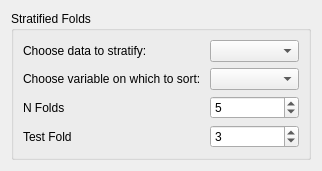
<?xml version="1.0" encoding="UTF-8"?>
<ui version="4.0">
 <class>Form</class>
 <widget class="QWidget" name="Form">
  <property name="geometry">
   <rect>
    <x>0</x>
    <y>0</y>
    <width>322</width>
    <height>171</height>
   </rect>
  </property>
  <property name="sizePolicy">
   <sizepolicy hsizetype="Ignored" vsizetype="Ignored">
    <horstretch>0</horstretch>
    <verstretch>0</verstretch>
   </sizepolicy>
  </property>
  <property name="windowTitle">
   <string>Form</string>
  </property>
  <layout class="QVBoxLayout" name="verticalLayout">
   <item>
    <widget class="QGroupBox" name="formGroupBox">
     <property name="title">
      <string>Stratified Folds</string>
     </property>
     <layout class="QFormLayout" name="formLayout">
      <property name="fieldGrowthPolicy">
       <enum>QFormLayout::AllNonFixedFieldsGrow</enum>
      </property>
      <item row="0" column="0">
       <widget class="QLabel" name="chooseDataToStratifyLabel">
        <property name="text">
         <string>Choose data to stratify: </string>
        </property>
       </widget>
      </item>
      <item row="0" column="1">
       <widget class="QComboBox" name="chooseDataToStratifyComboBox"/>
      </item>
      <item row="1" column="0">
       <widget class="QLabel" name="chooseVarLabel">
        <property name="text">
         <string>Choose variable on which to sort: </string>
        </property>
       </widget>
      </item>
      <item row="1" column="1">
       <widget class="QComboBox" name="chooseVarComboBox"/>
      </item>
      <item row="2" column="0">
       <widget class="QLabel" name="nFoldsLabel">
        <property name="text">
         <string>N Folds</string>
        </property>
       </widget>
      </item>
      <item row="2" column="1">
       <widget class="QSpinBox" name="nFoldsSpinBox">
        <property name="value">
         <number>5</number>
        </property>
       </widget>
      </item>
      <item row="3" column="0">
       <widget class="QLabel" name="testFoldsLabel">
        <property name="text">
         <string>Test Fold</string>
        </property>
       </widget>
      </item>
      <item row="3" column="1">
       <widget class="QSpinBox" name="testFoldsSpinBox">
        <property name="value">
         <number>3</number>
        </property>
       </widget>
      </item>
     </layout>
    </widget>
   </item>
  </layout>
 </widget>
 <resources/>
 <connections/>
</ui>
